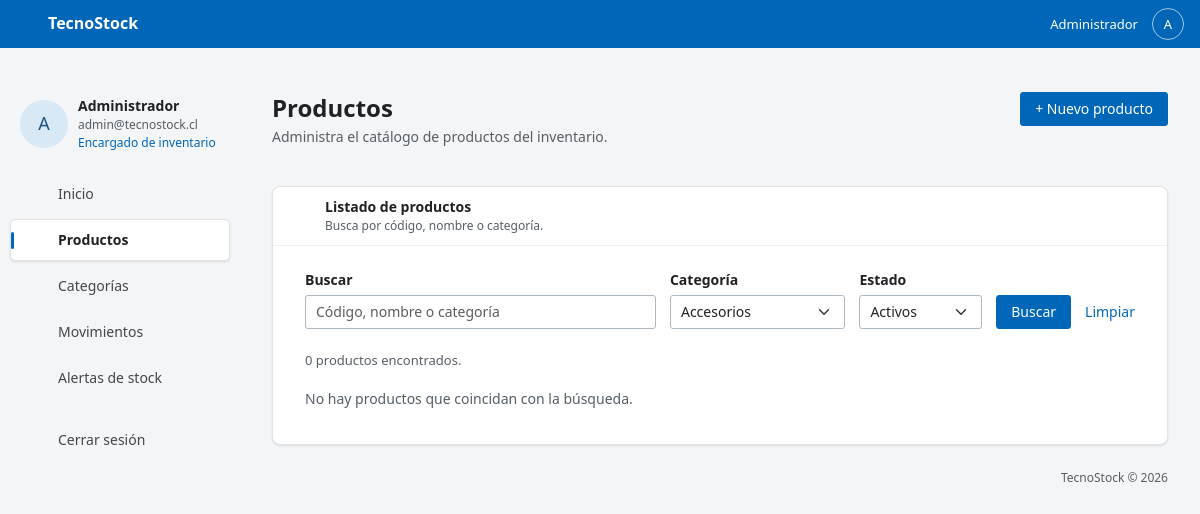
The page /productos.php?categoria=1 (signed in) on the database as committed earlier.
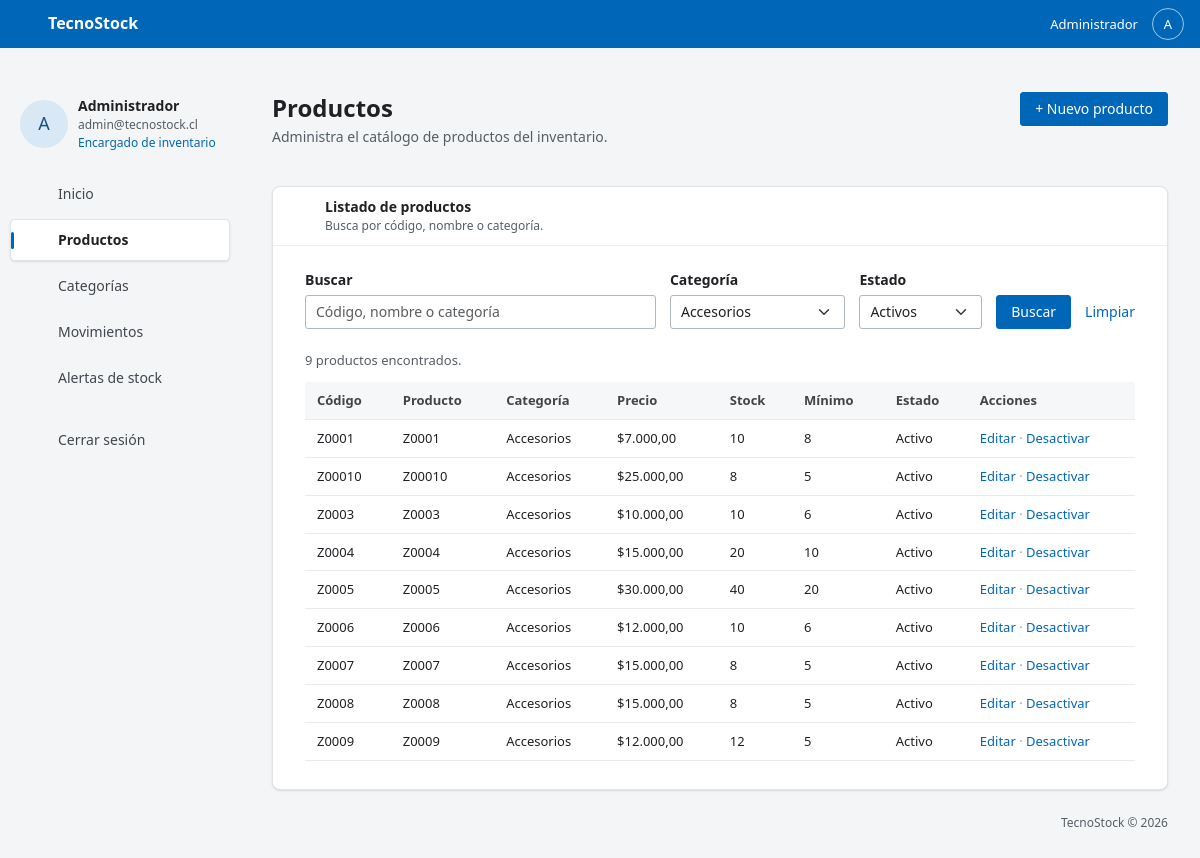
The same page on the database as committed later.
### tables this page shows
CREATE TABLE `usuarios` (
  `id_usuario` int(11) NOT NULL,
  `nombre` varchar(100) NOT NULL,
  `correo` varchar(120) NOT NULL,
  `clave` varchar(255) NOT NULL,
  `estado` tinyint(1) NOT NULL DEFAULT 1
);

CREATE TABLE `productos` (
  `id_producto` int(11) NOT NULL,
  `codigo` varchar(20) NOT NULL,
  `nombre` varchar(100) NOT NULL,
  `descripcion` varchar(255) DEFAULT NULL,
  `precio` decimal(10,2) NOT NULL,
  `stock_actual` int(11) NOT NULL DEFAULT 0,
  `stock_minimo` int(11) NOT NULL DEFAULT 0,
  `estado` tinyint(1) NOT NULL DEFAULT 1,
  `fecha_registro` timestamp NULL DEFAULT current_timestamp(),
  `id_categoria` int(11) NOT NULL
);

CREATE TABLE `categorias` (
  `id_categoria` int(11) NOT NULL,
  `nombre` varchar(60) NOT NULL,
  `descripcion` varchar(255) DEFAULT NULL,
  `estado` tinyint(1) NOT NULL DEFAULT 1
);

### productos.php (the view, shortened to what this page needs)
<?php
require __DIR__.'/comun.php';
$seccion='productos'; $tituloPagina='Productos'; $error='';
$q=entrada($_GET,'q'); $cat=entero(entrada($_GET,'categoria'),1); $estado=entrada($_GET,'estado');
if (!in_array($estado,['1','0','todos'],true)) $estado='1';
$categorias=$productos=[];
try {
    $categorias=$pdo->query('SELECT id_categoria,nombre FROM categorias ORDER BY nombre')->fetchAll();
    $sql='SELECT p.*,c.nombre AS categoria FROM productos p JOIN categorias c ON c.id_categoria=p.id_categoria WHERE 1=1'; $params=[];
    if ($cat!==false) { $sql.=' AND p.id_categoria=?'; $params[]=$cat; }
    if ($estado!=='todos') { $sql.=' AND p.estado=?'; $params[]=$estado; }
    $s=$pdo->prepare($sql.' ORDER BY p.nombre,p.id_producto'); $s->execute($params); $productos=$s->fetchAll();
} catch(PDOException $e) { error_log($e->getMessage()); $error='No fue posible consultar los productos.'; }
require __DIR__.'/cabecera.php'; ?>
<div class="encabezado"><div><h1>Productos</h1><p>Administra el catálogo de productos del inventario.</p></div><div><a class="boton-azul" href="producto_form.php">+ Nuevo producto</a></div></div>
<section class="tarjeta"><div class="titulo-tarjeta"><?= icono('cubo') ?><div>Listado de productos<small>Busca por código, nombre o categoría.</small></div></div><div class="contenido modulo">
<form class="filtros" method="get" action="productos.php">
<div><label for="q">Buscar</label><input class="form-control" id="q" name="q" maxlength="100" value="<?= escapar($q) ?>" placeholder="Código, nombre o categoría"></div>
<div><label for="categoria">Categoría</label><select class="form-select" id="categoria" name="categoria"><option value="">Todas</option><?php foreach($categorias as $c): ?><option value="<?= escapar($c['id_categoria']) ?>" <?= $cat===(int)$c['id_categoria']?'selected':'' ?>><?= escapar($c['nombre']) ?></option><?php endforeach; ?></select></div>
<div><label for="estado">Estado</label><select class="form-select" id="estado" name="estado"><?php foreach(['1'=>'Activos','0'=>'Inactivos','todos'=>'Todos'] as $v=>$n): ?><option value="<?= $v ?>" <?= (string)$v===$estado?'selected':'' ?>><?= $n ?></option><?php endforeach; ?></select></div>
<div class="acciones-form"><button class="boton-azul" type="submit">Buscar</button><a href="productos.php">Limpiar</a></div></form>
<?php if (!$error): ?><p class="nota"><?= count($productos) ?> productos encontrados.</p>
<?php if (!$productos): ?><p class="vacio">No hay productos que coincidan con la búsqueda.</p><?php else: ?><div class="tabla-scroll"><table><thead><tr><th>Código</th><th>Producto</th><th>Categoría</th><th>Precio</th><th>Stock</th><th>Mínimo</th><th>Estado</th><th>Acciones</th></tr></thead><tbody>
<?php foreach($productos as $r): ?><tr><td><?= escapar($r['codigo']) ?></td><td><?= escapar($r['nombre']) ?></td><td><?= escapar($r['categoria']) ?></td><td><?= precio($r['precio']) ?></td><td class="<?= $r['estado'] && $r['stock_actual']<$r['stock_minimo']?'stock-bajo':'' ?>"><?= escapar($r['stock_actual']) ?><?= $r['estado'] && $r['stock_actual']<$r['stock_minimo']?' (Bajo)':'' ?></td><td><?= escapar($r['stock_minimo']) ?></td><td><?= $r['estado']?'Activo':'Inactivo' ?></td><td><?php if($r['estado']): ?><a href="producto_form.php?id=<?= (int)$r['id_producto'] ?>">Editar</a> <span class="separador">·</span> <a href="producto_desactivar.php?id=<?= (int)$r['id_producto'] ?>">Desactivar</a><?php else: ?><a class="boton-azul" href="producto_activar.php?id=<?= (int)$r['id_producto'] ?>">Activar</a><?php endif; ?></td></tr><?php endforeach; ?></tbody></table></div><?php endif; endif; ?>
</div></section><?php require __DIR__.'/pie.php'; ?>

### cabecera.php (shortened to what this page needs)
<!DOCTYPE html>
<html lang="es">
<head>
    <?php if ($seccion !== 'inicio'): ?><link href="https://cdn.jsdelivr.net/npm/bootstrap@5.3.3/dist/css/bootstrap.min.css" rel="stylesheet"><?php endif; ?>
    <link rel="stylesheet" href="panel.css?v=2">
</head>
<body>
<header class="barra">
    <a class="marca-panel" href="panel.php"><?= icono('cubo') ?> TecnoStock</a>
    <div class="cuenta-superior"><span><?= escapar($usuario['nombre']) ?></span><span class="avatar pequeno" aria-hidden="true"><?= escapar($inicial) ?></span></div>
</header>
<div class="estructura">
    <aside class="lateral">
        <div class="perfil">
            <span class="avatar" aria-hidden="true"><?= escapar($inicial) ?></span>
            <div><strong><?= escapar($usuario['nombre']) ?></strong><small><?= escapar($usuario['correo']) ?></small><span class="rol">Encargado de inventario</span></div>
        </div>
        <nav aria-label="Menú principal">
            <?php foreach ($menu as $id => $titulo): ?>
                <a href="<?= escapar($rutas[$id]) ?>" class="enlace-menu<?= $id === $seccion ? ' activo' : '' ?>"<?= $id === $seccion ? ' aria-current="page"' : '' ?>><?= icono($iconos[$id]) ?><span><?= escapar($titulo) ?></span></a>
            <?php endforeach; ?>
            <form method="post" action="cerrar_sesion.php" class="form-salir">
                <button class="enlace-menu" type="submit"><?= icono('salir') ?><span>Cerrar sesión</span></button>
            </form>
        </nav>
    </aside>
    <main class="principal" id="inicio">

### comun.php (shortened to what this page needs)
<?php
require_once __DIR__ . '/conexion.php';
function escapar($texto) {
    return htmlspecialchars((string) $texto, ENT_QUOTES, 'UTF-8');
}
function icono($nombre) {
    $trazos = [
        'cubo' => '<path d="M12 2 3 7v10l9 5 9-5V7L12 2ZM3 7l9 5 9-5M12 12v10"/>',
        'inicio' => '<path d="m3 10 9-7 9 7v10H3V10ZM9 20v-7h6v7"/>',
        'categorias' => '<rect x="3" y="3" width="7" height="7" rx="1"/><rect x="14" y="3" width="7" height="7" rx="1"/><rect x="3" y="14" width="7" height="7" rx="1"/><rect x="14" y="14" width="7" height="7" rx="1"/>',
        'movimientos' => '<path d="M3 7h17m-5-5 5 5-5 5M21 17H4m5-5-5 5 5 5"/>',
        'alertas' => '<path d="m12 3 10 18H2L12 3Zm0 6v5m0 3v1"/>',
        'salir' => '<path d="M10 4H4v16h6m4-13 5 5-5 5m-6-5h11"/>',
        'resumen' => '<rect x="3" y="3" width="18" height="18" rx="2"/><path d="M7 16v-4m5 4V7m5 9v-7"/>',
        'flecha' => '<path d="m6 9 6 6 6-6"/>'
    ];
    return '<svg aria-hidden="true" width="20" height="20" viewBox="0 0 24 24" fill="none" stroke="currentColor" stroke-width="1.6" stroke-linecap="round" stroke-linejoin="round">' . ($trazos[$nombre] ?? '') . '</svg>';
}
try {
    $consulta = $pdo->prepare('SELECT nombre, correo FROM usuarios WHERE id_usuario = :id AND estado = 1');
    $consulta->execute(['id' => $_SESSION['id_usuario']]);
    $usuario = $consulta->fetch();
} catch (PDOException $e) {
    error_log($e->getMessage()); http_response_code(503); exit('No fue posible verificar la sesión. Intenta nuevamente.');
}
$inicial = preg_match('/^./u', $usuario['nombre'], $letra) ? $letra[0] : 'U';
$menu = ['inicio'=>'Inicio','productos'=>'Productos','categorias'=>'Categorías','movimientos'=>'Movimientos','alertas'=>'Alertas de stock'];
$iconos = ['inicio'=>'inicio','productos'=>'cubo','categorias'=>'categorias','movimientos'=>'movimientos','alertas'=>'alertas'];
$rutas = ['inicio'=>'panel.php','productos'=>'productos.php','categorias'=>'categorias.php','movimientos'=>'movimientos.php','alertas'=>'alertas.php'];
function entrada($array, $clave) { return is_string($array[$clave] ?? null) ? trim($array[$clave]) : ''; }
function entero($valor, $min = 0) { return filter_var($valor, FILTER_VALIDATE_INT, ['options'=>['min_range'=>$min,'max_range'=>2147483647]]); }
function precio($valor) { return '$'.number_format((float)$valor, 2, ',', '.'); }

### pie.php (shortened to what this page needs)
        <footer>TecnoStock © 2026</footer>
    </main>
</div>
</body>
</html>

Rows that differ between the two databases and show on the page:
added productos: codigo "Z0001", nombre "Z0001", id_categoria.nombre "Accesorios", precio "$7.000,00", stock_actual "10", stock_minimo "8", estado "Activo"
added productos: codigo "Z00010", nombre "Z00010", id_categoria.nombre "Accesorios", precio "$25.000,00", stock_actual "8", stock_minimo "5", estado "Activo"
added productos: codigo "Z0003", nombre "Z0003", id_categoria.nombre "Accesorios", precio "$10.000,00", stock_actual "10", stock_minimo "6", estado "Activo"
added productos: codigo "Z0004", nombre "Z0004", id_categoria.nombre "Accesorios", precio "$15.000,00", stock_actual "20", stock_minimo "10", estado "Activo"
added productos: codigo "Z0005", nombre "Z0005", id_categoria.nombre "Accesorios", precio "$30.000,00", stock_actual "40", stock_minimo "20", estado "Activo"
added productos: codigo "Z0006", nombre "Z0006", id_categoria.nombre "Accesorios", precio "$12.000,00", stock_actual "10", stock_minimo "6", estado "Activo"
added productos: codigo "Z0007", nombre "Z0007", id_categoria.nombre "Accesorios", precio "$15.000,00", stock_actual "8", stock_minimo "5", estado "Activo"
added productos: codigo "Z0008", nombre "Z0008", id_categoria.nombre "Accesorios", precio "$15.000,00", stock_actual "8", stock_minimo "5", estado "Activo"
added productos: codigo "Z0009", nombre "Z0009", id_categoria.nombre "Accesorios", precio "$12.000,00", stock_actual "12", stock_minimo "5", estado "Activo"
Other text that changed with them:
count($productos): "0" → "9"
text no longer shown: "No hay productos que coincidan con la búsqueda."
text now shown: "Código Producto Categoría Precio Stock Mínimo Estado Acciones"
